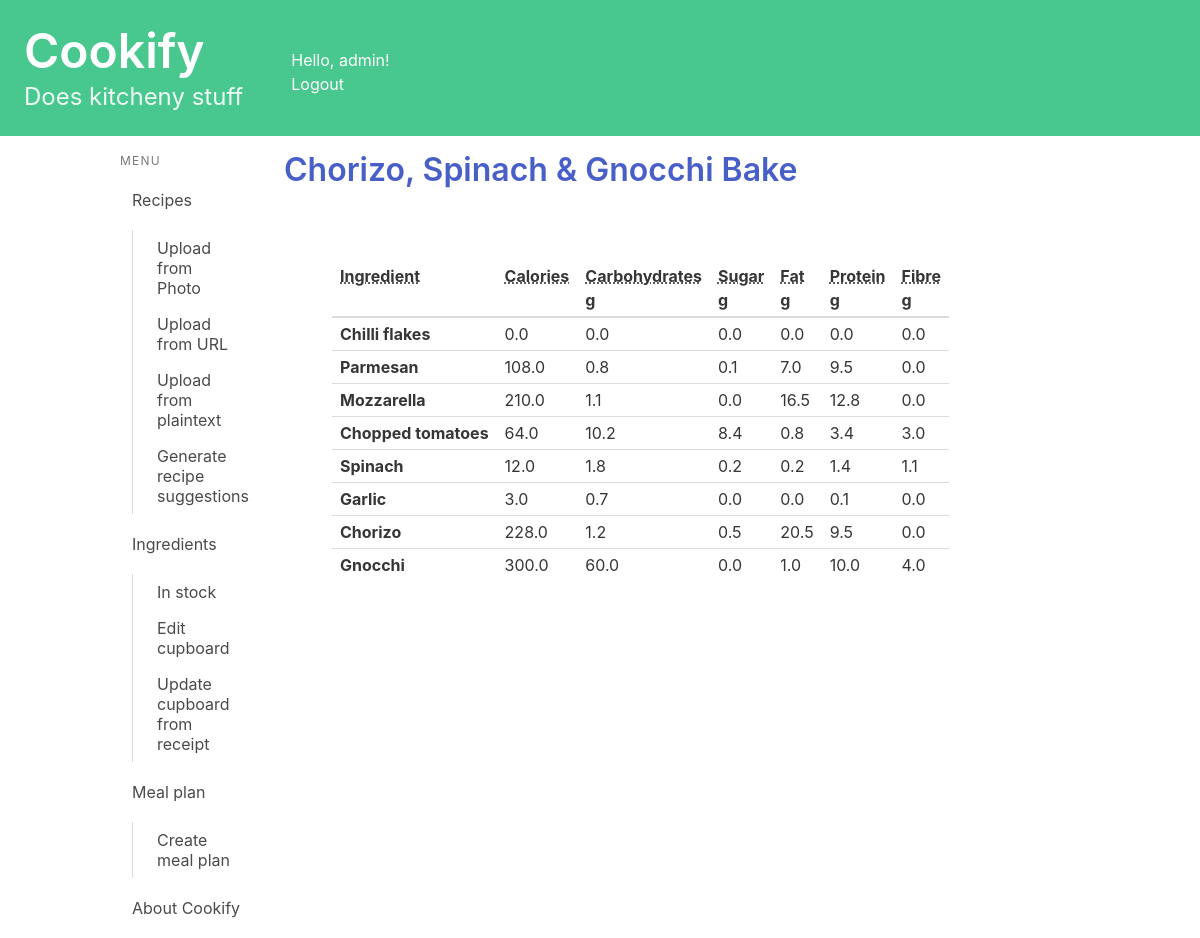
Page /recipes/nutrition/19/ (signed in) on the committed database.
### recipes/models.py (models this page shows, shortened)
class Recipe(models.Model):
    name = models.CharField(max_length=200)
    method = models.TextField(max_length=5000, blank = True)
    ingredients_string = models.TextField(max_length=1000, blank = True)#Plain text of ingredients
    simplified_ingredients = models.TextField(max_length=1000, blank = True)#Ingredients data
    book = models.CharField(max_length=200, blank = True)
    page = models.CharField(max_length=5, blank = True)
    serves = models.CharField(max_length=5, blank = True)
    serves_int = models.IntegerField(null = True, blank = True)
    description = models.TextField(max_length=500, blank = True)
    url = models.URLField(null = True, blank = True)
    jumbled_input = models.TextField(max_length=8000, blank = True)
    owner = models.ForeignKey(User, on_delete=models.CASCADE, blank=True, null=True)
    from_photo = models.BooleanField(default=False)
    def get_detailed_nutritional_info(self, scale = 1):
        if self.serves_int == 0:
            self.serves_int = 1
        output = []
        for recipe_ingredient in self.recipe_ingredient.filter(alternative=False):
            qty = recipe_ingredient.quantity
            if not qty:
                continue
            profile_ingredient = recipe_ingredient.profile_ingredient
            if recipe_ingredient.measurement_unit:
                unit = recipe_ingredient.measurement_unit
            else:
                unit = "g"
                qty = qty*profile_ingredient.get_typical_weight()
            nutrients = profile_ingredient.get_nutrition(int(qty*scale/self.serves_int), unit)
            output.append((recipe_ingredient, nutrients))
        return output

class RecipeIngredient(models.Model):
    recipe = models.ForeignKey(Recipe, on_delete=models.CASCADE, related_name="recipe_ingredient")
    profile_ingredient = models.ForeignKey(ProfileIngredient, on_delete=models.CASCADE, related_name="recipe_ingredient")
    quantity = models.FloatField(null=True, blank=True)
    measurement_unit = models.CharField(max_length=50, blank=True)
    local_name = models.CharField(max_length=100)
    position_in_list = models.IntegerField(null=True, blank=True)
    optional = models.BooleanField(default = False)
    alternative = models.BooleanField(default = False)

class ProfileIngredient(models.Model):
    profile = models.ForeignKey(Profile, on_delete=models.CASCADE, related_name="profile_ingredient")
    ingredient = models.ForeignKey(Ingredient, on_delete=models.CASCADE, related_name="profile_ingredient")
    in_stock = models.BooleanField(default = False)
    date_added = models.DateTimeField(default=timezone.now)
    expiry_date = models.DateField(null=True, blank=True)
    long_life_override = models.BooleanField(null=True, blank=True)
    shelf_life_override = models.IntegerField(null=True, blank=True)
    substitutes_override = models.CharField(max_length=200, blank=True)
    category_override = models.CharField(max_length=60, blank=True)
    calories_override = models.IntegerField(null=True, blank=True)
    carbohydrates_override = models.FloatField(null=True, blank=True)
    sugar_override = models.FloatField(null=True, blank=True)
    fat_override = models.FloatField(null=True, blank=True)
    protein_override = models.FloatField(null=True, blank=True)
    fibre_override = models.FloatField(null=True, blank=True)
    typical_weight_override = models.IntegerField(null=True, blank=True)
    def get_nutrition(self, quantity, unit):
        quantity = convert_to_grams(quantity, unit) # returns
        scale = quantity/100 #because nutrition is stored as x per 100g
        nutrients = self.get_generic_nutrition()
        for key in nutrients.keys():
            if nutrients[key] == None:
                nutrients[key] = 0
            nutrients[key] = round(nutrients[key] * scale, 1)
        output = {"calories": round(nutrients["calories"],0),
                  "carbohydrates": nutrients["carbohydrates"],
                  "sugar": nutrients["sugar"],
                  "fat": nutrients["fat"],
                  "protein": nutrients["protein"],
                  "fibre": nutrients["fibre"],}
        return output
    def get_calories(self):
        if self.calories_override is not None:
            return self.calories_override
        else:
            return self.ingredient.calories
    def get_carbohydrates(self):
        if self.carbohydrates_override is not None:
            return self.carbohydrates_override
        else:
            return self.ingredient.carbohydrates
    def get_sugar(self):
        if self.sugar_override is not None:
            return self.sugar_override
        else:
            return self.ingredient.sugar
    def get_fat(self):
        if self.fat_override is not None:
            print("getting fat from override")
            return self.fat_override
        else:
            return self.ingredient.fat
    def get_protein(self):
        if self.protein_override is not None:
            return self.protein_override
        else:
            return self.ingredient.protein
    def get_fibre(self):
        if self.fibre_override is not None:
            return self.fibre_override
        else:
            return self.ingredient.fibre
    def get_typical_weight(self):
        if self.typical_weight_override is not None:
            return self.typical_weight_override
        else:
            return self.ingredient.typical_weight
    def get_generic_nutrition(self):
        return {
            "calories": self.get_calories(),
            "carbohydrates": self.get_carbohydrates(),
            "sugar": self.get_sugar(),
            "fat": self.get_fat(),
            "protein": self.get_protein(),
            "fibre": self.get_fibre(),
        }
    class Meta:
        unique_together = ('profile', 'ingredient',)
        ordering = ['-expiry_date']
        get_latest_by = 'expiry_date'

### cupboard/models.py (models this page shows, shortened)
class Ingredient(models.Model):
    name = models.CharField(max_length=50)
    long_life = models.BooleanField(default= True) #overwritable
    shelf_life = models.IntegerField(default = 14) #overwritable
    substitutes = models.CharField(max_length = 200, blank= True) #overwritable
    category = models.CharField(max_length=60, blank=True) #overwritable
    calories = models.IntegerField(default = 0) #overwritable
    carbohydrates = models.FloatField(default = 0) #overwritable
    sugar = models.FloatField(default = 0) #overwritable
    fat = models.FloatField(default = 0)#overwritable
    protein = models.FloatField(default = 0)#overwritable
    fibre = models.FloatField(default = 0)#overwritable
    typical_weight = models.IntegerField(default = 0)#overwritable

### recipes/views.py (the view, shortened to what this page needs)
# urls.py: path('nutrition/<int:recipe_id>/', views.nutrition_detail, name='nutrition_detail'),
@login_required
def nutrition_detail(request, recipe_id):
    recipe = get_object_or_404(Recipe, pk=recipe_id)
    if recipe.owner != request.user:
        return redirect('recipes:index')
    formServing = QuantityForm()
    formNutrition = QuantityForm()
    scale = 1
    scale_nutrition = 1
    nutrients = recipe.get_detailed_nutritional_info(scale_nutrition)
    context = {'recipe': recipe,
               'scale': scale,
               'formServing': formServing,
               'formNutrition': formNutrition,
               'nutrients': nutrients}
    return render(request, 'recipes/nutrition_detail.html', context)

### recipes/templatetags/is_active.py (called while the page is built)
@register.simple_tag
def is_active(request, url):
    if reverse(url) == request.path:
        return "is-active"
    return ""

### recipes/templates/recipes/nutrition_detail.html
{% extends 'base.html' %}
{% load custom_filters %}
{% block content %}
<h1 class="title"><a href="{% url 'recipes:detail' recipe.id %}">{{ recipe.name }}</a></h1>
<section class="section">
<table class="table is-narrow">
    <thead>
        <tr>
            <th><abbr title="Ingredient">Ingredient</abbr></th>
            <th><abbr title="Calories">Calories</abbr><br></th>
            <th><abbr title="Carbohydrates">Carbohydrates</abbr><br>g</th>
            <th><abbr title="Sugar">Sugar</abbr><br>g</th>
            <th><abbr title="Fat">Fat</abbr><br>g</th>
            <th><abbr title="Protein">Protein</abbr><br>g</th>
            <th><abbr title="Fibre">Fibre</abbr><br>g</th>
        </tr>
    </thead>
    <tbody>
        {% for nutrient in nutrients %}
            <tr>
                <th>{{ nutrient.0.profile_ingredient.ingredient.name }}</th>
                <td>{{ nutrient.1.calories }} </td>
                <td>{{ nutrient.1.carbohydrates }} </td>
                <td>{{ nutrient.1.sugar }} </td>
                <td>{{ nutrient.1.fat }} </td>
                <td>{{ nutrient.1.protein }} </td>
                <td>{{ nutrient.1.fibre }} </td>
            </tr>
        {% endfor %}
    </tbody>
</table>
</section>
{% endblock content %}

### kitchenlife/templates/base.html (shortened to what this page needs)
<!DOCTYPE html>
<html lang="en">
{% load is_active %}
<head>
    <link rel="stylesheet"
          href="https://cdn.jsdelivr.net/npm/bulma@0.9.3/css/bulma.min.css">
</head>
<body>
    <a href="{% url 'index' %} ">
        <section class="hero is-small is-success mb-4">
            <div class="columns">
                <div class="column">
                    <div class="hero-body">
                        <h1 class="title is-1">Cookify</h1>
                        <p class="subtitle is-4">
                            Does kitcheny stuff
                        </p>
                    </div>
                </div>
                <div class="column">
                    <br><br>
                    Hello, {{ user.username|default:'Guest' }}!
                    <div>
                        {% if user.is_authenticated %}
                            <a href="{% url 'logout' %}">Logout</a>
                        {% else %}
                            <a href="{% url 'login' %}">Login</a>
                        {% endif %}
                    </div>
                </div>
            </div>
        </section>
    </a>
    <div class="container">
        <div class="columns">
            <div class="column is-2">
                <aside class="menu">
                  <p class="menu-label">
                    Menu
                  </p>
                  <ul class="menu-list">
                    <li>
                        <a href="{% url 'recipes:index' %}" class="{% is_active request 'recipes:index' %}">Recipes</a>
                        <ul>
                            <a href="{% url 'recipes:upload_photo' %}" class="{% is_active request 'recipes:upload_photo' %}">Upload from Photo</a>
                            <a href="{% url 'recipes:upload_url' %}" class="{% is_active request 'recipes:upload_url' %}">Upload from URL</a>
                            <a href="{% url 'recipes:upload_text' %}" class="{% is_active request 'recipes:upload_text' %}">Upload from plaintext</a>
                            <a href="{% url 'recipes:generate_recipe_suggestion' %}" class="{% is_active request 'recipes:generate_recipe_suggestion' %}">Generate recipe suggestions</a>
                        </ul>
                        <a  href="{% url 'cupboard:ingredients_index' %}" class="{% is_active request 'cupboard:ingredients_index' %}">Ingredients</a>
                        <ul>
                            <a href="{% url 'cupboard:cupboard_index' %}" class="{% is_active request 'cupboard:cupboard_index' %}">In stock</a>
                            <a href="{% url 'cupboard:edit_cupboard' %}" class="{% is_active request 'cupboard:edit_cupboard' %}">Edit cupboard</a>
                            <a href="{% url 'cupboard:edit_cupboard' %}" class="{% is_active request 'cupboard:edit_cupboard' %}">Update cupboard from receipt</a>
                        </ul>
                        <a href="{% url 'mealplan:meal_plan_index' %}" class="{% is_active request 'mealplan:meal_plan_index' %}">Meal plan</a>
                        <ul>
                            <a href="{% url 'mealplan:add_meal_plan' %}" class="{% is_active request 'mealplan:add_meal_plan' %}">Create meal plan</a>
                        </ul>
                        <a href="{% url 'about' %} " class="{% is_active request 'about' %}">About Cookify</a>
                    </li>
                  </ul>
                </aside>
            </div>
            <div class="column">
                {% block content %}
                {% endblock content %}
            </div>
        </div>
    </div>
</body>
</html>

### rows in the picture
Recipe: name "Chorizo, Spinach & Gnocchi Bake"
RecipeIngredient: profile_ingredient.name "Chilli flakes", nutrient "0.0"
RecipeIngredient: profile_ingredient.name "Parmesan", nutrient "108.0", nutrient "0.8", nutrient "0.1", nutrient "7.0", nutrient "9.5", nutrient "0.0"
RecipeIngredient: profile_ingredient.name "Mozzarella", nutrient "210.0", nutrient "1.1", nutrient "0.0", nutrient "16.5", nutrient "12.8"
RecipeIngredient: profile_ingredient.name "Chopped tomatoes", nutrient "64.0", nutrient "10.2", nutrient "8.4", nutrient "0.8", nutrient "3.4", nutrient "3.0"
RecipeIngredient: profile_ingredient.name "Spinach", nutrient "12.0", nutrient "1.8", nutrient "0.2", nutrient "1.4", nutrient "1.1"
RecipeIngredient: profile_ingredient.name "Garlic", nutrient "3.0", nutrient "0.7", nutrient "0.0", nutrient "0.1"
RecipeIngredient: profile_ingredient.name "Chorizo", nutrient "228.0", nutrient "1.2", nutrient "0.5", nutrient "20.5", nutrient "9.5", nutrient "0.0"
RecipeIngredient: profile_ingredient.name "Gnocchi", nutrient "300.0", nutrient "60.0", nutrient "0.0", nutrient "1.0", nutrient "10.0", nutrient "4.0"

### other values in the picture
{{ user.username|default:'Guest' }} "admin"
